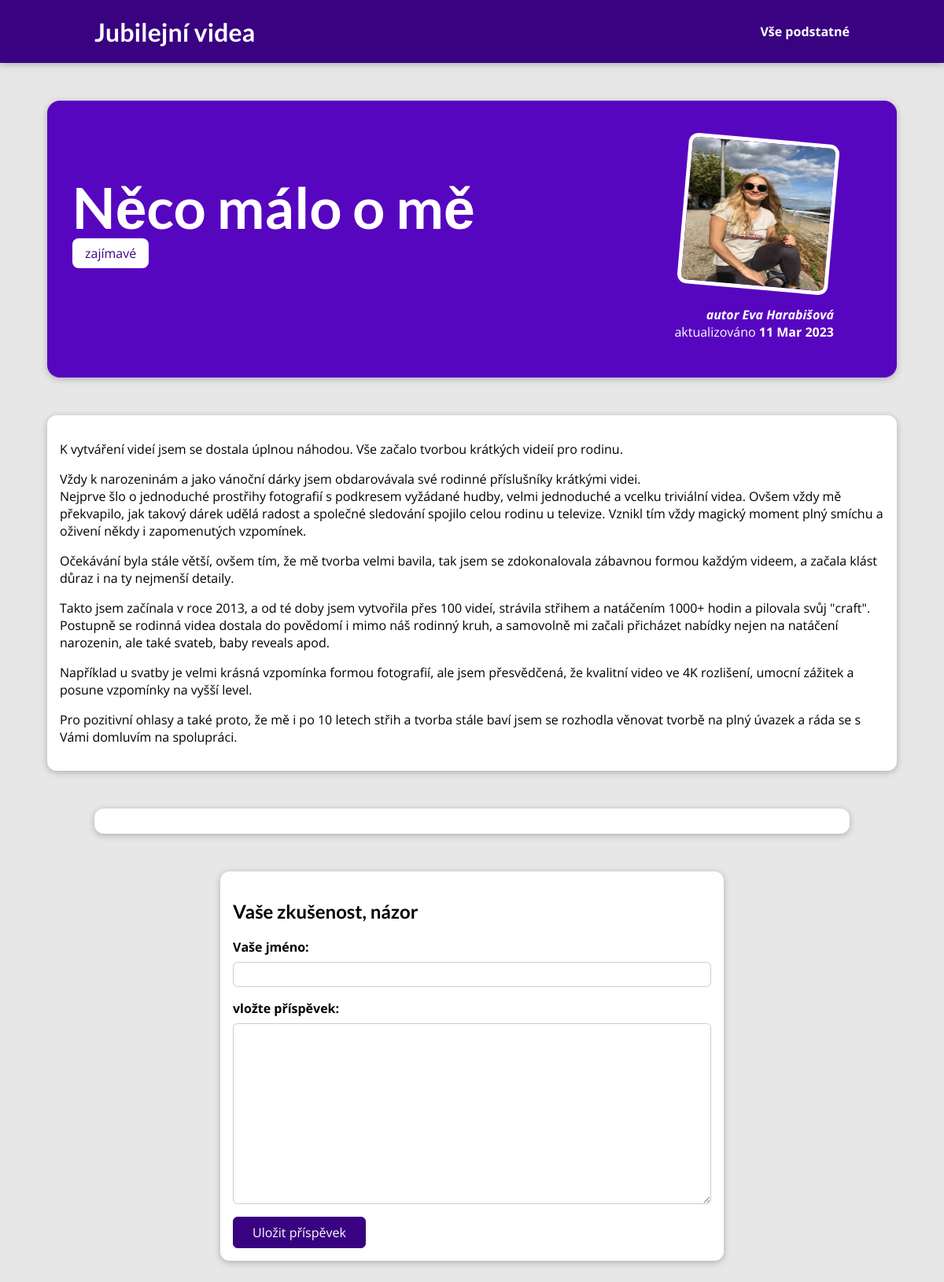
/posts/neco-malo-o-me, run on the app's committed database.
### blog/models.py (models this page shows, shortened)
class Post(models.Model):
    title = models.CharField(max_length=150)
    excerpt = models.CharField(max_length=200)
    image = models.ImageField(upload_to="posts", null=True)
    date = models.DateField(auto_now=True)
    slug = models.SlugField(unique=True)
    content = models.TextField(validators=[MinLengthValidator(10)])
    author = models.ForeignKey(Author, null=True, on_delete=models.SET_NULL, related_name="posts")
    tags = models.ManyToManyField(Tag)

class Tag(models.Model):
    caption = models.CharField(max_length=20)

class Author(models.Model):
    first_name = models.CharField(max_length=100)
    last_name = models.CharField(max_length=100)
    email_address = models.EmailField()
    def full_name(self):
        return f"{self.first_name} { self.last_name }"
    def __str__(self):
        return self.full_name()

### blog/views.py (the view, shortened to what this page needs)
# urls.py: path("posts/<slug:slug>", views.SinglePostView.as_view(), name="post-detail-page")
class SinglePostView(View):
    def get(self, request, slug):
        post = Post.objects.get(slug=slug)
        context = {
            "post": post,
            "post_tags": post.tags.all(),
            "comment_form": CommentForm(),
            "comments": post.comments.all().order_by("-id")[:3]
        }
        return render(request, "blog/post-detail.html", context)

### blog/forms.py
class CommentForm(forms.ModelForm):
    class Meta:
        model = Comment
        exclude = ["post"]
        labels = {
            "user_name": "Vaše jméno",
            "user_email": "Váš email",
            "text": "vložte příspěvek",
            }
        error_messages = {
            "user_name": {
                "required": "pole nemůže být prázdné, prosím vyplňte jméno",
                "max_length": "Vaše jméno je příliš dlouhé, zadejte prosím kratší verzi"
            },
            "text": {
                "required": "pole nemůže být prázdné, prosím vyplňte textové pole",
                "max_length": "Váš komentář je příliš dlouhý, zadejte prosím kratší verzi. Maximálně 400 znaků"
            }
        }

### blog/templates/blog/post-detail.html (shortened to what this page needs)
{% extends 'base.html' %}
{% load static %}
{% block css_styles %}
<link rel="stylesheet" href="{% static "blog/post-detail.css" %}" />
{% endblock css_styles %}
{% block content %}
<section id="summary">
    <h2>{{ post.title }}</h2>
    <div>
        {% for tag in post_tags %}
        <span class="tag">{{ tag.caption }}</span>
        {% endfor %}
    </div>
    <article>
        <img src="{{ post.image.url }}" alt="{{ post.title }}"/>
        <address>autor <a href="mailto:{{ post.author.email_address }}">{{ post.author }}</a></address>
        <div>
            aktualizováno <time>{{ post.date|date:"d M Y" }}</time>
        </div>
    </article>
</section>
<main>
    {{ post.content|linebreaks }}
</main>
<section id="comments">
</section>
<section id="comment-form">
    <h2>Vaše zkušenost, názor</h2>
    <form action="{% url "post-detail-page" post.slug %}" method="POST">
        {% for form_field in comment_form %}
        <div class="form-control {% if form_field.errors %}invalid{% endif %}">
            {{ form_field.label_tag }}
            {{ form_field }}
        </div>
        {% endfor %}
        <button>Uložit příspěvek</button>
    </form>
</section>
{% endblock content %}

### templates/base.html (shortened to what this page needs)
{% load static %}
<!DOCTYPE html>
<html lang="en">
<head>
    <link rel="stylesheet" href="{% static "app.css" %}"/>
    {% block css_styles %}{% endblock css_styles %}
</head>
<body>
    <header id="main-navigation">
        <h1><a href="{% url "starting-page" %}">Jubilejní videa</a></h1>
        <nav>
          <a href="{% url "posts-page" %}">Vše podstatné</a>
        </nav>
      </header>
    {% block content %}
    {% endblock content %}
</body>
</html>

### static/app.css (style rules this page uses)
* { box-sizing: border-box; }
html { font-family: 'Open Sans', 'Lato', sans-serif; }
body { margin: 0; }
h1, h2, h3 { font-family: 'Lato', sans-serif; font-weight: bold; }
#main-navigation { width: 100%; height: 5rem; display: flex; justify-content: space-between; align-items: center; padding: 0 10%; position: absolute; top: 0; left: 0; }
#main-navigation a { text-decoration: none; color: white; font-weight: bold; }

### blog/static/blog/post-detail.css (style rules this page uses)
body { background-color: #e7e7e7; }
#main-navigation { background-color: #390281; box-shadow: 0 2px 8px rgba(0, 0, 0, 0.25); }
#summary { margin: 8rem auto 3rem auto; padding: 2rem; width: 90%; max-width: 90rem; border-radius: 16px; background-color: #5706c0; position: relative; box-shadow: 0 2px 8px rgba(0, 0, 0, 0.25); height: 22rem; }
#summary h2 { color: white; font-size: 4.5rem; margin-bottom: 0.25rem; }
#summary article { position: absolute; top: 2rem; right: 3rem; padding: 1rem 2rem; border-radius: 12px; text-align: right; color: white; }
#summary article img { width: 12rem; height: 12rem; border-radius: 12px; transform: rotateZ(5deg); border: 5px solid white; margin-bottom: 1rem; }
#summary address { font-weight: bold; }
#summary a { color: white; text-decoration: none; }
#summary time { font-weight: bold; }
main { width: 90%; max-width: 90rem; margin: 3rem auto; background-color: white; padding: 1rem; border-radius: 12px; box-shadow: 0 2px 8px rgba(0, 0, 0, 0.25); }
.tag { background-color: white; color: #390281; padding: 0.5rem 1rem; border-radius: 8px; }
#comment-form { margin: 3rem auto; width: 90%; max-width: 40rem; border-radius: 12px; background-color: white; box-shadow: 0 2px 8px rgba(0, 0, 0, 0.25); padding: 1rem; }
#comment-form button { font: inherit; background-color: #390281; color: white; border: 1px solid #390281; padding: 0.5rem 1.5rem; border-radius: 6px; cursor: pointer; }
.form-control { margin-bottom: 1rem; }
.form-control label { font-weight: bold; margin-bottom: 0.5rem; display: block; }
.form-control input, .form-control textarea { display: block; width: 100%; font: inherit; padding: 0.25rem; border-radius: 6px; border: 1px solid #ccc; }
#comments { margin: 3rem auto; width: 90%; max-width: 60rem; border-radius: 12px; background-color: white; box-shadow: 0 2px 8px rgba(0, 0, 0, 0.25); padding: 1rem 2rem; }

### data on the page
Post: title "Něco málo o mě", image (picture), author "Eva Harabišová", date "11 Mar 2023", content "K vytváření videí jsem se dostala úplnou náhodou. Vše začalo tvorbou krátkých videií pro rodinu. Vždy k narozeninám a jako vánoční dárky jsem obdarovávala své rodinné příslušníky krátkými videi. Nejprve šlo o jednoduché prostřihy fotografií s podkresem vyžádané hudby, velmi jednoduché a vcelku triviální videa. Ovšem vždy mě překvapilo, jak takový dárek udělá radost a společné sledování spojilo celou rodinu u televize. Vznikl tím vždy magický moment plný smíchu a oživení někdy i zapomenutých vzpomínek. Očekávání byla stále větší, ovšem tím, že mě tvorba velmi bavila, tak jsem se zdokonalovala zábavnou formou každým videem, a začala klást důraz i na ty nejmenší detaily. Takto jsem začínala v…"
Tag: caption "zajímavé"
